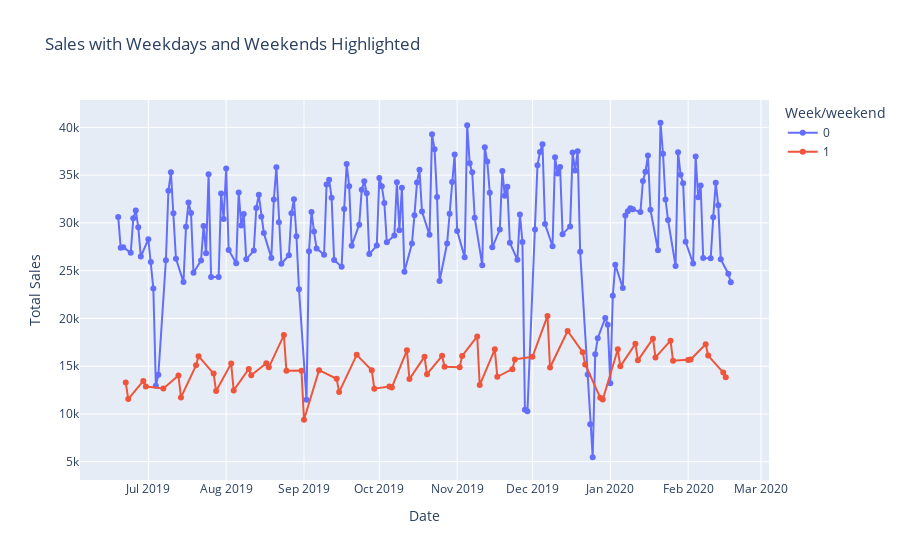

Notebook code for this chart:
### Markdown cell above
### Visualizing sales with weekdays and weekends

### Code cell
fig = px.line(Final_df, x='Date', y='Total_sales', color='Week/weekend', markers=True,
              title='Sales with Weekdays and Weekends Highlighted',
              labels={'Total_sales': 'Total Sales', 'Day_Type': 'Day Type'})

# Shows the plot
fig.show()

### Figure 1 — Plotly figure (JSON) as saved in the notebook; plotly's stock layout.template omitted (floating-point values rounded to 4 significant figures; data arrays with more than 128 entries replaced by an {"elided": "..."} marker saying what was removed)
{"data": [{"hovertemplate": "Week/weekend=0<br>Date=%{x}<br>Total Sales=%{y}<extra></extra>", "legendgroup": "0", "line": {"color": "#636efa", "dash": "solid"}, "marker": {"symbol": "circle"}, "mode": "markers+lines", "name": "0", "orientation": "v", "showlegend": true, "type": "scatter", "x": {"elided": "175 str values"}, "xaxis": "x", "y": {"elided": "175 float values"}, "yaxis": "y"}, {"hovertemplate": "Week/weekend=1<br>Date=%{x}<br>Total Sales=%{y}<extra></extra>", "legendgroup": "1", "line": {"color": "#EF553B", "dash": "solid"}, "marker": {"symbol": "circle"}, "mode": "markers+lines", "name": "1", "orientation": "v", "showlegend": true, "type": "scatter", "x": ["2019-06-22T00:00:00", "2019-06-23T00:00:00", "2019-06-29T00:00:00", "2019-06-30T00:00:00", "2019-07-07T00:00:00", "2019-07-13T00:00:00", "2019-07-14T00:00:00", "2019-07-20T00:00:00", "2019-07-21T00:00:00", "2019-07-27T00:00:00", "2019-07-28T00:00:00", "2019-08-03T00:00:00", "2019-08-04T00:00:00", "2019-08-10T00:00:00", "2019-08-11T00:00:00", "2019-08-17T00:00:00", "2019-08-18T00:00:00", "2019-08-24T00:00:00", "2019-08-25T00:00:00", "2019-08-31T00:00:00", "2019-09-01T00:00:00", "2019-09-07T00:00:00", "2019-09-14T00:00:00", "2019-09-15T00:00:00", "2019-09-22T00:00:00", "2019-09-28T00:00:00", "2019-09-29T00:00:00", "2019-10-05T00:00:00", "2019-10-06T00:00:00", "2019-10-12T00:00:00", "2019-10-13T00:00:00", "2019-10-19T00:00:00", "2019-10-20T00:00:00", "2019-10-26T00:00:00", "2019-10-27T00:00:00", "2019-11-02T00:00:00", "2019-11-03T00:00:00", "2019-11-09T00:00:00", "2019-11-10T00:00:00", "2019-11-16T00:00:00", "2019-11-17T00:00:00", "2019-11-23T00:00:00", "2019-11-24T00:00:00", "2019-12-01T00:00:00", "2019-12-07T00:00:00", "2019-12-08T00:00:00", "2019-12-15T00:00:00", "2019-12-21T00:00:00", "2019-12-22T00:00:00", "2019-12-28T00:00:00", "2019-12-29T00:00:00", "2020-01-04T00:00:00", "2020-01-05T00:00:00", "2020-01-11T00:00:00", "2020-01-12T00:00:00", "2020-01-18T00:00:00", "2020-01-19T00:00:00", "2020-01-25T00:00:00", "2020-01-26T00:00:00", "2020-02-01T00:00:00", "2020-02-02T00:00:00", "2020-02-08T00:00:00", "2020-02-09T00:00:00", "2020-02-15T00:00:00", "2020-02-16T00:00:00"], "xaxis": "x", "y": [13300.0, 11560.0, 13450.0, 12880.0, 12670.0, 14030.0, 11730.0, 15090.0, 16050.0, 14220.0, 12400.0, 15270.0, 12470.0, 14700.0, 14050.0, 15320.0, 14880.0, 18250.0, 14520.0, 14530.0, 9391.0, 14580.0, 13680.0, 12290.0, 16190.0, 14570.0, 12650.0, 12880.0, 12770.0, 16660.0, 13650.0, 16000.0, 14160.0, 16080.0, 14940.0, 14900.0, 16080.0, 18110.0, 13020.0, 16760.0, 13890.0, 14690.0, 15710.0, 15980.0, 20270.0, 14860.0, 18690.0, 16460.0, 15180.0, 11700.0, 11510.0, 16770.0, 14990.0, 17340.0, 15610.0, 17880.0, 15920.0, 17670.0, 15570.0, 15640.0, 15700.0, 17290.0, 16110.0, 14340.0, 13830.0], "yaxis": "y"}], "layout": {"legend": {"title": {"text": "Week/weekend"}, "tracegroupgap": 0}, "title": {"text": "Sales with Weekdays and Weekends Highlighted"}, "xaxis": {"anchor": "y", "domain": [0, 1], "title": {"text": "Date"}}, "yaxis": {"anchor": "x", "domain": [0, 1], "title": {"text": "Total Sales"}}}}
